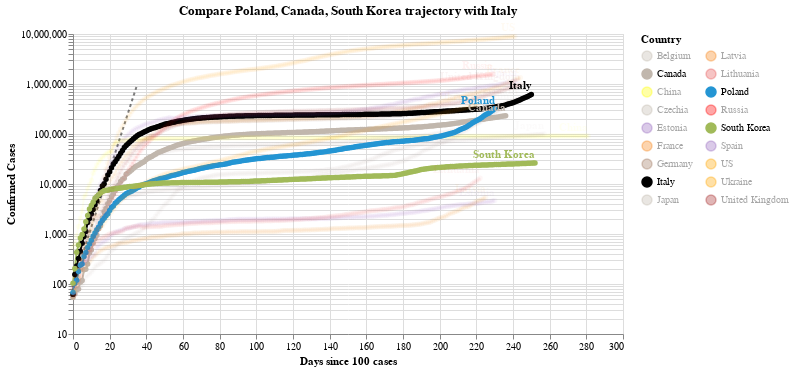

The notebook cell this image was saved under:
### Code cell
#hide_input
chart3 = make_since_chart(dff2, ['Poland', 'Canada', 'South Korea'], baseline_countries)
chart3

### Figure 1 — Vega-Lite specification as saved in the notebook (floating-point values rounded to 4 significant figures; data arrays with more than 128 entries replaced by an {"elided": "..."} marker saying what was removed)
{"config": {"view": {"continuousWidth": 400, "continuousHeight": 300}}, "layer": [{"data": {"name": "data-628230001892d6798b50651be41d1b3e"}, "mark": {"type": "line", "color": "black", "opacity": 0.5, "strokeDash": [3, 3]}, "encoding": {"x": {"type": "quantitative", "field": "Days since 100 cases"}, "y": {"type": "quantitative", "field": "Confirmed Cases"}}}, {"data": {"name": "data-fe7ee210b32880a1ca96226445d0e33b"}, "mark": {"type": "line", "point": true}, "encoding": {"color": {"type": "nominal", "field": "Country", "legend": {"columns": 2}, "scale": {"domain": ["Belgium", "Canada", "China", "Czechia", "Estonia", "France", "Germany", "Italy", "Japan", "Latvia", "Lithuania", "Poland", "Russia", "South Korea", "Spain", "US", "Ukraine", "United Kingdom"], "range": ["#C1B7AD", "#C1B7AD", "yellow", "#C1B7AD", "#9467bd", "#F58518", "#9D755D", "black", "#C1B7AD", "#F58518", "#E45756", "#2495D3", "red", "#A1BA59", "#9467bd", "orange", "orange", "brown"]}}, "opacity": {"condition": {"value": 1, "selection": "selector001"}, "value": 0.05}, "tooltip": [{"type": "nominal", "field": "Country"}, {"type": "temporal", "field": "Date"}, {"type": "quantitative", "field": "Confirmed Cases"}, {"type": "quantitative", "field": "Days since 100 cases"}], "x": {"type": "quantitative", "field": "Days since 100 cases"}, "y": {"type": "quantitative", "field": "Confirmed Cases", "scale": {"type": "log"}}}, "selection": {"selector001": {"type": "multi", "fields": ["Country"], "bind": "legend", "init": [{"Country": "Poland"}, {"Country": "Canada"}, {"Country": "South Korea"}, {"Country": "Italy"}]}}, "width": 550}, {"data": {"name": "data-fe7ee210b32880a1ca96226445d0e33b"}, "mark": {"type": "text", "align": "right", "dy": -8, "fontWeight": "bold"}, "encoding": {"color": {"type": "nominal", "field": "Country", "legend": {"columns": 2}, "scale": {"domain": ["Belgium", "Canada", "China", "Czechia", "Estonia", "France", "Germany", "Italy", "Japan", "Latvia", "Lithuania", "Poland", "Russia", "South Korea", "Spain", "US", "Ukraine", "United Kingdom"], "range": ["#C1B7AD", "#C1B7AD", "yellow", "#C1B7AD", "#9467bd", "#F58518", "#9D755D", "black", "#C1B7AD", "#F58518", "#E45756", "#2495D3", "red", "#A1BA59", "#9467bd", "orange", "orange", "brown"]}}, "opacity": {"condition": {"value": 1, "selection": "selector001"}, "value": 0.05}, "text": {"type": "nominal", "field": "Country"}, "tooltip": [{"type": "nominal", "field": "Country"}, {"type": "temporal", "field": "Date"}, {"type": "quantitative", "field": "Confirmed Cases"}, {"type": "quantitative", "field": "Days since 100 cases"}], "x": {"type": "quantitative", "field": "Days since 100 cases"}, "y": {"type": "quantitative", "field": "Confirmed Cases", "scale": {"type": "log"}}}, "transform": [{"filter": "(datum['Date'] >= 1603929600000)"}], "width": 550}], "title": "Compare Poland, Canada, South Korea trajectory with Italy", "$schema": "https://vega.github.io/schema/vega-lite/v4.8.1.json", "datasets": {"data-628230001892d6798b50651be41d1b3e": [{"Days since 100 cases": 0, "Confirmed Cases": 100.0}, {"Days since 100 cases": 1, "Confirmed Cases": 130.0}, {"Days since 100 cases": 2, "Confirmed Cases": 169.0}, {"Days since 100 cases": 3, "Confirmed Cases": 219.7}, {"Days since 100 cases": 4, "Confirmed Cases": 285.6}, {"Days since 100 cases": 5, "Confirmed Cases": 371.3}, {"Days since 100 cases": 6, "Confirmed Cases": 482.7}, {"Days since 100 cases": 7, "Confirmed Cases": 627.5}, {"Days since 100 cases": 8, "Confirmed Cases": 815.7}, {"Days since 100 cases": 9, "Confirmed Cases": 1060.0}, {"Days since 100 cases": 10, "Confirmed Cases": 1379.0}, {"Days since 100 cases": 11, "Confirmed Cases": 1792.0}, {"Days since 100 cases": 12, "Confirmed Cases": 2330.0}, {"Days since 100 cases": 13, "Confirmed Cases": 3029.0}, {"Days since 100 cases": 14, "Confirmed Cases": 3937.0}, {"Days since 100 cases": 15, "Confirmed Cases": 5119.0}, {"Days since 100 cases": 16, "Confirmed Cases": 6654.0}, {"Days since 100 cases": 17, "Confirmed Cases": 8650.0}, {"Days since 100 cases": 18, "Confirmed Cases": 11250.0}, {"Days since 100 cases": 19, "Confirmed Cases": 14620.0}, {"Days since 100 cases": 20, "Confirmed Cases": 19000.0}, {"Days since 100 cases": 21, "Confirmed Cases": 24710.0}, {"Days since 100 cases": 22, "Confirmed Cases": 32120.0}, {"Days since 100 cases": 23, "Confirmed Cases": 41750.0}, {"Days since 100 cases": 24, "Confirmed Cases": 54280.0}, {"Days since 100 cases": 25, "Confirmed Cases": 70560.0}, {"Days since 100 cases": 26, "Confirmed Cases": 91730.0}, {"Days since 100 cases": 27, "Confirmed Cases": 119300.0}, {"Days since 100 cases": 28, "Confirmed Cases": 155000.0}, {"Days since 100 cases": 29, "Confirmed Cases": 201500.0}, {"Days since 100 cases": 30, "Confirmed Cases": 262000.0}, {"Days since 100 cases": 31, "Confirmed Cases": 340600.0}, {"Days since 100 cases": 32, "Confirmed Cases": 442800.0}, {"Days since 100 cases": 33, "Confirmed Cases": 575600.0}, {"Days since 100 cases": 34, "Confirmed Cases": 748300.0}, {"Days since 100 cases": 35, "Confirmed Cases": 972800.0}], "data-fe7ee210b32880a1ca96226445d0e33b": {"elided": "4335 records"}}}
